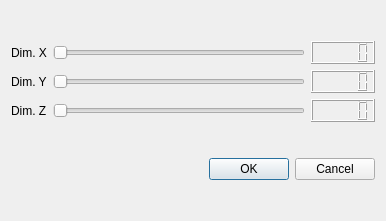
<?xml version="1.0" encoding="UTF-8"?>
<ui version="4.0">
 <class>Dialog</class>
 <widget class="QDialog" name="Dialog">
  <property name="geometry">
   <rect>
    <x>0</x>
    <y>0</y>
    <width>386</width>
    <height>221</height>
   </rect>
  </property>
  <property name="windowTitle">
   <string>Dialog</string>
  </property>
  <layout class="QVBoxLayout" name="verticalLayout">
   <item>
    <layout class="QGridLayout" name="gridLayout">
     <item row="0" column="0">
      <widget class="QLabel" name="label">
       <property name="text">
        <string>Dim. X</string>
       </property>
      </widget>
     </item>
     <item row="0" column="1">
      <widget class="QSlider" name="horizontalSliderX">
       <property name="maximum">
        <number>100</number>
       </property>
       <property name="orientation">
        <enum>Qt::Horizontal</enum>
       </property>
      </widget>
     </item>
     <item row="0" column="2">
      <widget class="QLCDNumber" name="lcdNumber"/>
     </item>
     <item row="1" column="0">
      <widget class="QLabel" name="label_2">
       <property name="text">
        <string>Dim. Y</string>
       </property>
      </widget>
     </item>
     <item row="1" column="1">
      <widget class="QSlider" name="horizontalSliderY">
       <property name="maximum">
        <number>100</number>
       </property>
       <property name="orientation">
        <enum>Qt::Horizontal</enum>
       </property>
      </widget>
     </item>
     <item row="1" column="2">
      <widget class="QLCDNumber" name="lcdNumber_2"/>
     </item>
     <item row="2" column="0">
      <widget class="QLabel" name="label_3">
       <property name="text">
        <string>Dim. Z</string>
       </property>
      </widget>
     </item>
     <item row="2" column="1">
      <widget class="QSlider" name="horizontalSliderZ">
       <property name="maximum">
        <number>100</number>
       </property>
       <property name="orientation">
        <enum>Qt::Horizontal</enum>
       </property>
      </widget>
     </item>
     <item row="2" column="2">
      <widget class="QLCDNumber" name="lcdNumber_3"/>
     </item>
    </layout>
   </item>
   <item>
    <widget class="QDialogButtonBox" name="buttonBox">
     <property name="orientation">
      <enum>Qt::Horizontal</enum>
     </property>
     <property name="standardButtons">
      <set>QDialogButtonBox::Cancel|QDialogButtonBox::Ok</set>
     </property>
    </widget>
   </item>
  </layout>
 </widget>
 <resources/>
 <connections>
  <connection>
   <sender>buttonBox</sender>
   <signal>accepted()</signal>
   <receiver>Dialog</receiver>
   <slot>accept()</slot>
   <hints>
    <hint type="sourcelabel">
     <x>236</x>
     <y>211</y>
    </hint>
    <hint type="destinationlabel">
     <x>157</x>
     <y>199</y>
    </hint>
   </hints>
  </connection>
  <connection>
   <sender>buttonBox</sender>
   <signal>rejected()</signal>
   <receiver>Dialog</receiver>
   <slot>reject()</slot>
   <hints>
    <hint type="sourcelabel">
     <x>304</x>
     <y>211</y>
    </hint>
    <hint type="destinationlabel">
     <x>286</x>
     <y>199</y>
    </hint>
   </hints>
  </connection>
  <connection>
   <sender>horizontalSliderX</sender>
   <signal>valueChanged(int)</signal>
   <receiver>lcdNumber</receiver>
   <slot>display(int)</slot>
   <hints>
    <hint type="sourcelabel">
     <x>300</x>
     <y>47</y>
    </hint>
    <hint type="destinationlabel">
     <x>355</x>
     <y>43</y>
    </hint>
   </hints>
  </connection>
  <connection>
   <sender>horizontalSliderY</sender>
   <signal>valueChanged(int)</signal>
   <receiver>lcdNumber_2</receiver>
   <slot>display(int)</slot>
   <hints>
    <hint type="sourcelabel">
     <x>305</x>
     <y>104</y>
    </hint>
    <hint type="destinationlabel">
     <x>375</x>
     <y>105</y>
    </hint>
   </hints>
  </connection>
  <connection>
   <sender>horizontalSliderZ</sender>
   <signal>valueChanged(int)</signal>
   <receiver>lcdNumber_3</receiver>
   <slot>display(int)</slot>
   <hints>
    <hint type="sourcelabel">
     <x>291</x>
     <y>155</y>
    </hint>
    <hint type="destinationlabel">
     <x>375</x>
     <y>156</y>
    </hint>
   </hints>
  </connection>
 </connections>
</ui>
